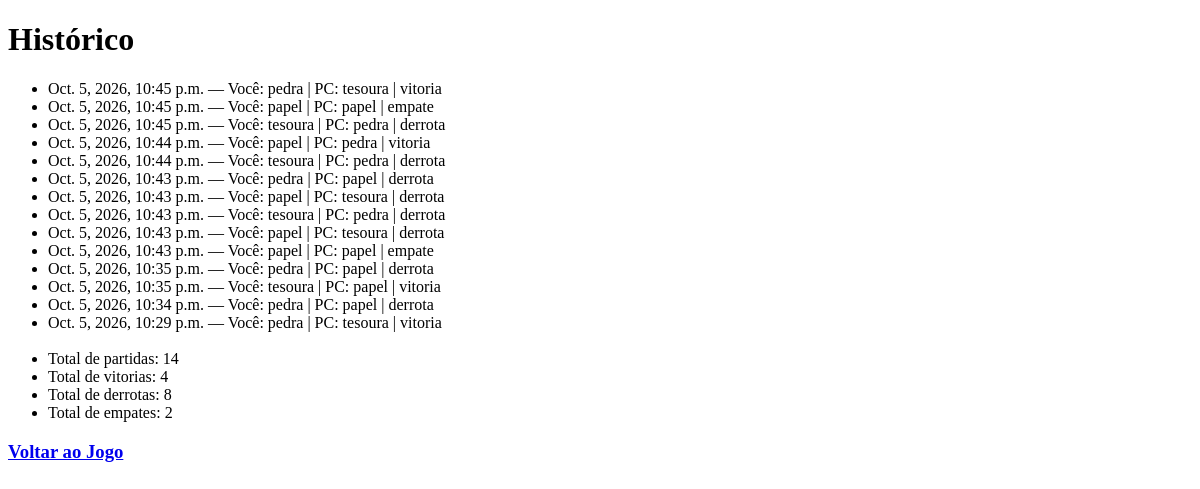
/historico/, run on an earlier commit of the app's database.
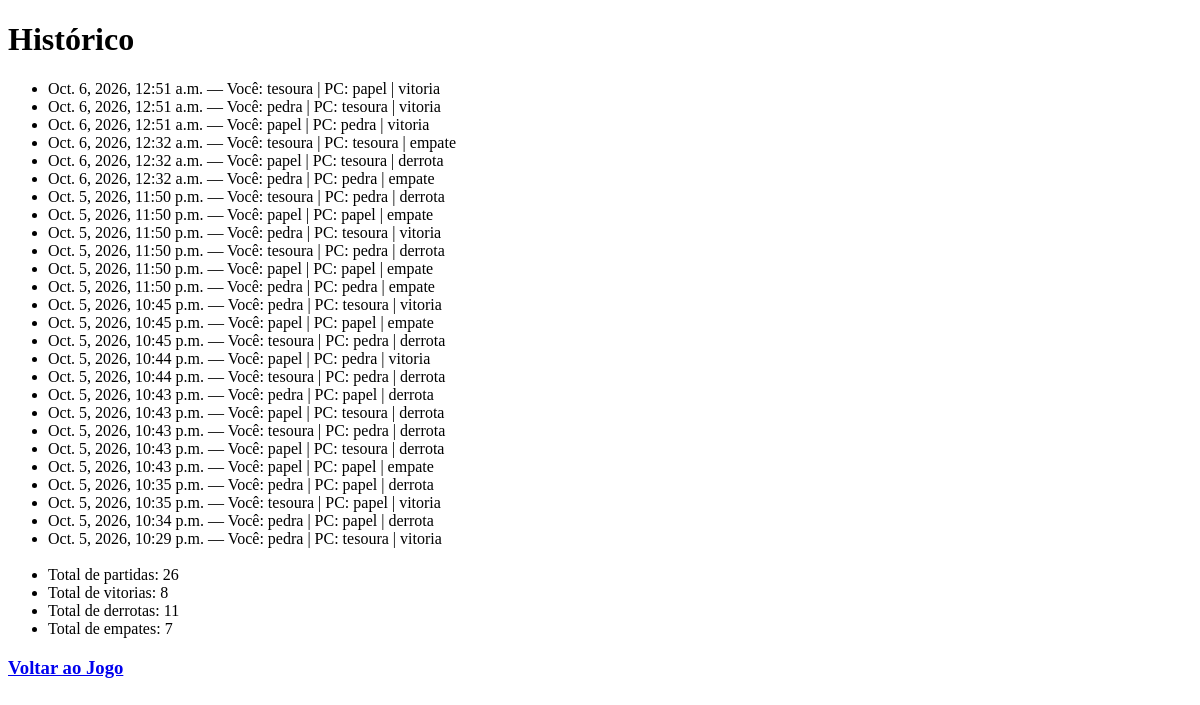
And on a later commit of the database.
### jogo/models.py (models this page shows)
class Partida(models.Model):
    jogador = models.CharField(max_length=10)
    computador = models.CharField(max_length=10)
    resultado = models.CharField(max_length=10)
    criada_em = models.DateTimeField(auto_now_add=True)

### jogo/views.py (the view)
# urls.py: path("historico/", views.historico, name="historico")
def historico(request):
    total = Partida.objects.all().count()
    partidas = (Partida.objects.order_by("-criada_em"))
    vitorias = Partida.objects.filter(resultado = 'vitoria').count()
    derrotas = Partida.objects.filter(resultado = 'derrota').count()
    empates = Partida.objects.filter(resultado = 'empate').count()
    return render(request, "jogo/historico.html", {"partidas": partidas,
                                                   "total": total,
                                                   "vitorias": vitorias,
                                                   "derrotas": derrotas,
                                                   "empates": empates})

### jogo/templates/jogo/historico.html (shortened to what this page needs)
<!DOCTYPE html>
<html lang="pt-br">
<head>
</head>
<body>
    <h1>Histórico</h1>
    <ul>
        {% for partida in partidas %}
        <li>
            {{ partida.criada_em }} —
            Você: {{ partida.jogador }} |
            PC: {{ partida.computador }} |
            {{ partida.resultado }}
        </li>
        {% empty %}
        <li>Nenhuma partida ainda.</li>
        {% endfor %}
        <br>
        <li> Total de partidas: {{ total }}</li>
        <li> Total de vitorias: {{ vitorias }}</li>
        <li> Total de derrotas: {{ derrotas }}</li>
        <li> Total de empates: {{ empates }}</li>
    </ul>
    <h3>
        <a href="/jogar"> Voltar ao Jogo </a>
    </h3>
</body>
</html>

What changed in the data, as far as the page shows it:
added Partida: criada_em "Oct. 6, 2026, 12:51 a.m.", jogador "tesoura", computador "papel", resultado "vitoria"
added Partida: criada_em "Oct. 6, 2026, 12:51 a.m.", jogador "pedra", computador "tesoura", resultado "vitoria"
added Partida: criada_em "Oct. 6, 2026, 12:51 a.m.", jogador "papel", computador "pedra", resultado "vitoria"
added Partida: criada_em "Oct. 6, 2026, 12:32 a.m.", jogador "tesoura", computador "tesoura", resultado "empate"
added Partida: criada_em "Oct. 6, 2026, 12:32 a.m.", jogador "papel", computador "tesoura", resultado "derrota"
added Partida: criada_em "Oct. 6, 2026, 12:32 a.m.", jogador "pedra", computador "pedra", resultado "empate"
added Partida: criada_em "Oct. 5, 2026, 11:50 p.m.", jogador "tesoura", computador "pedra", resultado "derrota"
added Partida: criada_em "Oct. 5, 2026, 11:50 p.m.", jogador "papel", computador "papel", resultado "empate"
added Partida: criada_em "Oct. 5, 2026, 11:50 p.m.", jogador "pedra", computador "tesoura", resultado "vitoria"
added Partida: criada_em "Oct. 5, 2026, 11:50 p.m.", jogador "tesoura", computador "pedra", resultado "derrota"
added Partida: criada_em "Oct. 5, 2026, 11:50 p.m.", jogador "papel", computador "papel", resultado "empate"
added Partida: criada_em "Oct. 5, 2026, 11:50 p.m.", jogador "pedra", computador "pedra", resultado "empate"
Also different on the page:
{{ total }}: "14" → "26"
{{ vitorias }}: "4" → "8"
{{ derrotas }}: "8" → "11"
{{ empates }}: "2" → "7"
